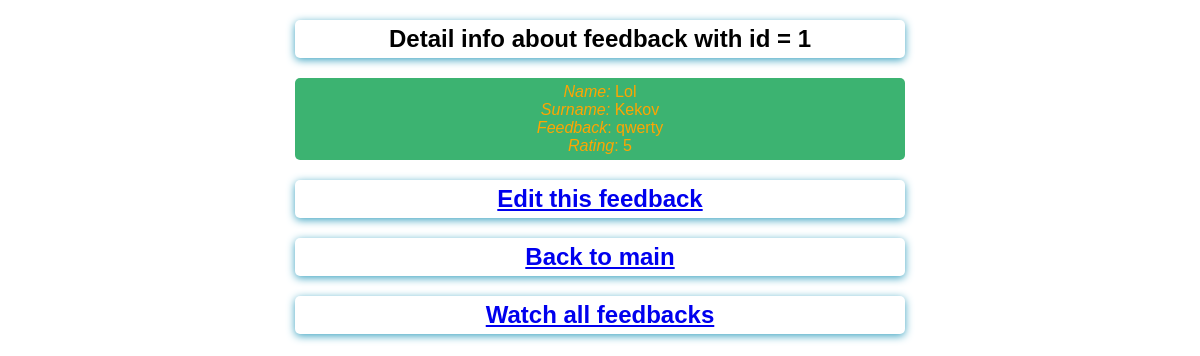
/detail/1, run on the app's committed database.
### feedback/models.py (models this page shows)
class Feedback(models.Model):
    name = models.CharField(max_length=10, validators=[MinLengthValidator(3)])
    surname = models.CharField(max_length=60)
    feedback = models.TextField()
    rating = models.PositiveIntegerField()

### feedback/views.py (the view)
# urls.py: path('detail/<id_feedback>', views.DetailFeedBack.as_view(), name='detail-feedback'),
class DetailFeedBack(TemplateView):
    template_name = 'feedback/detail_feedback.html'
    def get_context_data(self, **kwargs):
        context = super().get_context_data(**kwargs)
        feed = Feedback.objects.get(id=kwargs['id_feedback'])
        context['feed'] = feed
        return context

### feedback/templates/feedback/detail_feedback.html (shortened to what this page needs)
{% extends 'base.html' %}
{% load static %}
{% block content%}
    <h2>Detail info about feedback with id = {{ feed.id }}</h2>
        <div class="detail-feedback">
             <i>Name:</i> {{ feed.name }} <br>
             <i>Surname:</i> {{ feed.surname }} <br>
             <i>Feedback</i>: {{ feed.feedback }} <br>
             <i>Rating</i>: {{ feed.rating }}
        </div>
    <h2><a href="{% url 'feedback-update' id_feedback=feed.id %}">Edit this feedback</a></h2>
    <h2><a href="{% url 'index' %}">  Back to main </a></h2>
    <h2><a href="{% url 'list-feedbacks' %}">  Watch all feedbacks </h2>
{% endblock %}

### feedback/static/feedback/forms.css (style rules this page uses)
body { margin: 0; font-family: Sans-Serif; }
h2 { width:50%; margin: 20px auto 5px; text-align: center; padding: 5px; border-radius: 5px; box-shadow: 0 2px 8px #3ca3c1; }
.detail-feedback { color: Orange; width: 50%; margin: 20px auto 5px; text-align: center; padding: 5px; border-radius: 5px; background-color:MediumSeaGreen; }

### data on the page
Feedback: id "1", name "Lol", surname "Kekov", feedback "qwerty", rating "5"
